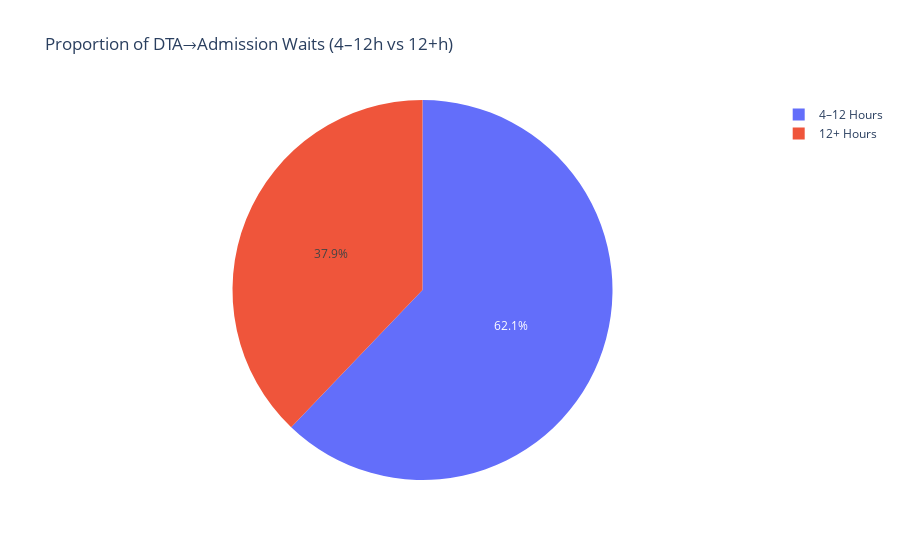

Notebook source saved alongside this figure:
### Markdown cell above
# Pie Chart

### Code cell
import plotly.express as px

df_plot = df[df["Org name"].str.strip().str.lower() != "total"].copy()

values = [
    df_plot["Patients who have waited 4-12 hs from DTA to admission"].sum(),
    df_plot["Patients who have waited 12+ hrs from DTA to admission"].sum()
]

labels = ["4–12 Hours", "12+ Hours"]

fig5 = px.pie(
    names=labels,
    values=values,
    title="Proportion of DTA→Admission Waits (4–12h vs 12+h)"
)

fig5.show()

### Figure 1 — Plotly figure (JSON) as saved in the notebook; plotly's stock layout.template omitted (floating-point values rounded to 4 significant figures)
{"data": [{"domain": {"x": [0, 1], "y": [0, 1]}, "hovertemplate": "label=%{label}<br>value=%{value}<extra></extra>", "labels": ["4–12 Hours", "12+ Hours"], "legendgroup": "", "name": "", "showlegend": true, "type": "pie", "values": [83151, 50648]}], "layout": {"legend": {"tracegroupgap": 0}, "title": {"text": "Proportion of DTA→Admission Waits (4–12h vs 12+h)"}}}
